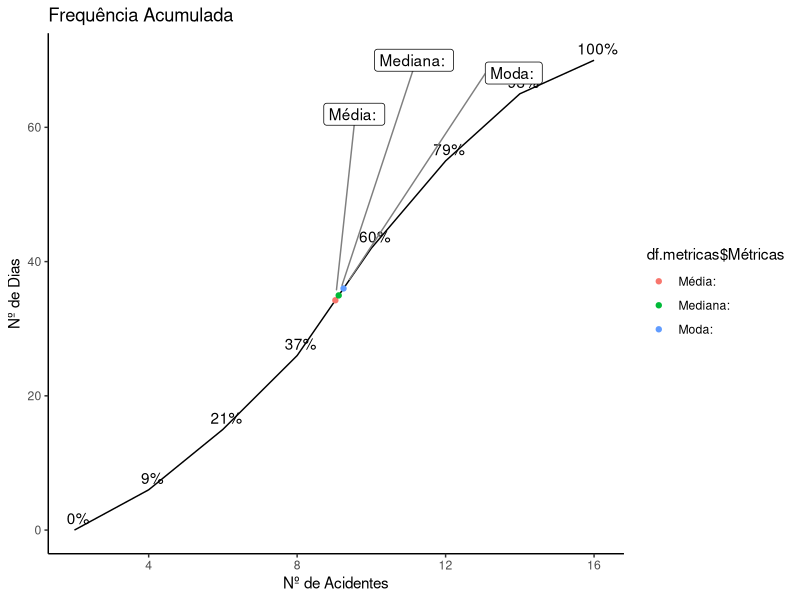
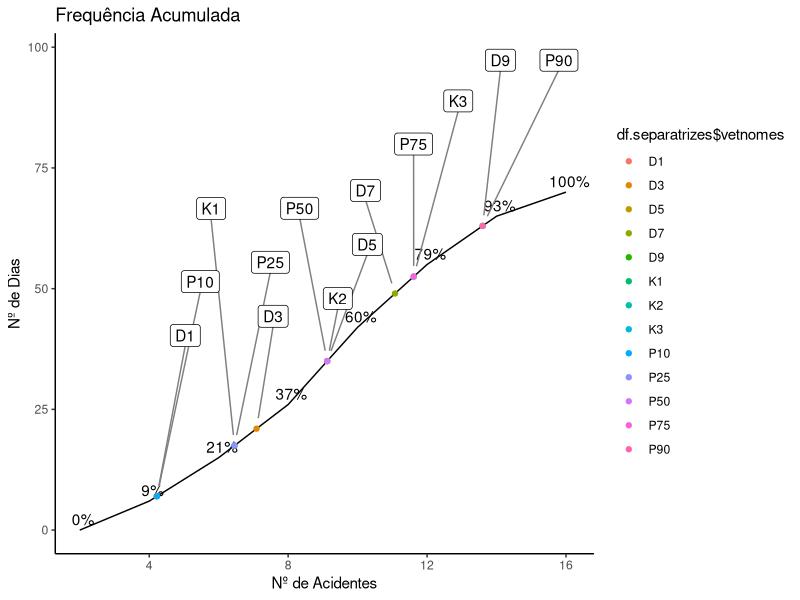

Reproduce these figures in R, in order.
#Atividade 01

library(formattable)
library(ggplot2)
library(ggrepel)



#====================================== Funções
isEmpty <- function(x) {
  return(length(x)==0)
}

retornaLimiteInf <- function(idx){
  lim.inf <- toString(df$variavel[idx])
  matches <- regmatches(lim.inf, regexpr("[[:digit:]]+", lim.inf))
  lim.inf <- as.numeric(unlist(matches))
  return(lim.inf)
  
}

calcSeparatriz <- function(sep){
  vet.sep <- vector(mode="numeric", length=0)
  for(i in 1:(sep - 1)){
    sep.classe <- (i*sum(df$fi))/sep
    
    x <- vector(mode="numeric", length=0)
    for(j in df$Fi){
      if(sep.classe < j){
        x <- append(x, j)
      }
    }
    idx.classe.sep <- match(min(x), df$Fi)
    
    sep.Fant <- df$Fi[idx.classe.sep - 1]
    if (isEmpty(sep.Fant)) {
      sep.Fant <- 0
    }
    
    sep.li <- retornaLimiteInf(idx.classe.sep)
    sep.fi <- df$fi[idx.classe.sep]
    
    sep.calc <- ((((((sum(df$fi)*i)/sep)-sep.Fant)*hi)/sep.fi)+sep.li)
    vet.sep <- append(vet.sep, sep.calc)
  }
  return(vet.sep)
}

recuperaLimites <- function(vet){
  variaveis <- vector(mode="numeric", length=0)
  for(i in vet){
    i <- toString(i)
    matches <- regmatches(i, gregexpr("[[:digit:]]+", i))
    numeros <- as.numeric(unlist(matches))
    variaveis <- append(variaveis, numeros)
  }
  return(unique(variaveis))
  
}

descobreFuncao <- function(vet, vetx, vety){
  
  valores.y <- vector(mode="numeric", length=0)
  for(i in vet){
    idx <- 0
    for(j in vetx){
      if(i < j){
        idx <- match(j,vetx)
        break
      }

    }
    xant <- vetx[idx - 1]
    xpos <- vetx[idx]
    yant <- vety[idx -1]
    ypos <- vety[idx]
    
    a <- ((ypos - yant)/(xpos - xant))
    b <- yant - (a * xant)
    
    y <- a*i + b
    
    valores.y <- append(valores.y, y)
    
  }
  return(valores.y)
}

#====================================== Criação do dataframe

#informe os valores dos intervalos
variavel <- c("[2,4[", "[4,6[", "[6,8[","[8,10[", "[10,12[", "[12,14[", "[14,16[")
#informe os valores da frequência simples
fi <- c(6,9,11,16,13,10,5)
#informe os nomes das colunas
nomes.colunas <- c("Nº de Acidentes","Nº de Dias")
#informe o valor da amplitude do intervalo
hi <- 2
variacao <- 1

xi <- (recuperaLimites(variavel) +(hi/2))[1:length(fi)]
df = data.frame(variavel, fi, xi)
rm(variavel, fi)

df <- transform(df,  fri = round((prop.table(fi)), digits = 2), Fi = cumsum(fi))
df <- transform(df, fri.percent = fri*100, fri.grau = fri*360, Fri = round(Fi / sum(df$fi), digits = 2))
df <- transform(df, Fri.percent = Fri *100, Fri.grau = Fri*360, fxi = fi * xi)

variaveis.valores <- recuperaLimites(df$variavel)
df.apresentacao <- df
names(df.apresentacao)[1] <- nomes.colunas[1]
names(df.apresentacao)[2] <- nomes.colunas[2]

parametro <- c("Somatória Frequência: ", "Nº Total de Linhas: ", "Amplitude Total: ", "Amplitude Amostral: ", "Amplitude Intervalo: " )
valores <- c(sum(df$fi), length(df$variavel), (max(variaveis.valores)-min(variaveis.valores)), 
             (max(variaveis.valores) - variacao - min(variaveis.valores)), hi)


df.infos <- data.frame(parametro, valores)
colnames(df.infos) <- c("Parâmetros", "Valores")
rm(parametro, valores, variacao)


#====================================== Calculos Medidas Estatísticas

#media
Me <- sum(df$fxi)/sum(df$fi)

#Moda
Classe.Mo <- max(df$fi)
idx.classe.Mo <- match(Classe.Mo, df$fi)



Mo.fant <- df$fi[idx.classe.Mo - 1]

if (isEmpty(Mo.fant)) {
  Mo.fant <- 0
}

Mo.fpos <- df$fi[idx.classe.Mo + 1]

if (isEmpty(Mo.fpos)) {
  Mo.fpos <- 0
}

Mo.D1 <- Classe.Mo - Mo.fant
Mo.D2 <- Classe.Mo - Mo.fpos

Mo.li <- toString(df$variavel[idx.classe.Mo])
valor.string <- regmatches(Mo.li, regexpr("[[:digit:]]+", Mo.li))
Mo.li <- as.numeric(unlist(valor.string))

Mo <- (Mo.li + ((Mo.D1/(Mo.D1+Mo.D2))*hi))

rm(Classe.Mo, idx.classe.Mo, Mo.fant, Mo.fpos, Mo.D1, Mo.D2, Mo.li, valor.string)

#Mediana
Classe.Md <- sum(df$fi)/2

x <- vector(mode="numeric", length=0)
for(i in df$Fi){
  
  if(Classe.Md < i){
    x <- append(x, i)
  }
}

idx.classe.Md <- match(min(x), df$Fi)

Md.Fant <- df$Fi[idx.classe.Md - 1]

if (isEmpty(Md.Fant)) {
  Md.Fant <- 0
}

Md.li <- toString(df$variavel[idx.classe.Md])
valor.string <- regmatches(Md.li, regexpr("[[:digit:]]+", Md.li))
Md.li <- as.numeric(unlist(valor.string))

Md.fi <- df$fi[idx.classe.Md]

Md <- (((((sum(df$fi)/2) - Md.Fant)/Md.fi)*hi)+Md.li)

rm(Classe.Md, x, i, idx.classe.Md, Md.Fant, Md.li,valor.string, Md.fi)

nomes <- c("Média: ", "Moda: ", "Mediana: ")
valores <- c(Me, Mo, Md)

df.metricas <- data.frame(nomes, valores)
df.metricas$valores <- round(df.metricas$valores, 2)
colnames(df.metricas) <- c("Métricas", "Valores")

rm(nomes, valores)
#====================================== Calculos Separatrizes
  
K <- calcSeparatriz(4)
D <- calcSeparatriz(10)
P <- calcSeparatriz(100)

vetK <- c(K)
vetD <- c(D[c(1,3,5,7,9)])
vetP <- P[c(10,25,50,75,90)]
vetValores <- c(vetK, vetD, vetP)

vetnomes <- c("K1","K2","K3","D1","D3","D5","D7","D9","P10","P25","P50","P75","P90")

df.separatrizes <- data.frame(vetnomes, vetValores)

rm(vetK, vetD, vetP, vetValores, vetnomes, K, D, P)
#====================================== Criação do Histograma
hist <- ggplot(data=df, aes(x=variavel, y=fi))
hist <- hist + geom_col(color='black', fill = 'blue') +   
  geom_text(stat = 'identity', aes(label = fri.percent,y = fi + 0.5, x = variavel, vjust = -0.2))

hist <- hist +   
  xlab(nomes.colunas[1]) + 
  ylab(nomes.colunas[2]) +
  ggtitle("Histograma") +
  theme(axis.title.x = element_text(color="Black", size=15),
        axis.title.y = element_text(color="Black", size=15),
        axis.text.x = element_text(size=10),
        axis.text.y = element_text(size=10),
        
        legend.title = element_text(size=12),
        legend.text = element_text(size=10),
        legend.position = c(1,1),
        legend.justification = c(1,1),
        
        plot.title = element_text(color="Black",
                                  size=20,
                                  family="Courier"))


#====================================== Criação do polígono frequeência simples x ponto médio
fi.extendido <- df$fi
fi.extendido <- append(fi.extendido, 0, 0)
fi.extendido <- append(fi.extendido, 0)

xi.extendido <- df$xi
xi.extendido <- append(xi.extendido, (min(xi.extendido)-hi), 0)
xi.extendido <- append(xi.extendido, ((max(xi.extendido)+hi)))


fri.percent.extendido <- df$fri.percent
fri.percent.extendido <- append(fri.percent.extendido, 0, 0)
fri.percent.extendido <- append(fri.percent.extendido, 0)

df.extendido <- data.frame(fi.extendido, xi.extendido, fri.percent.extendido)


poli.freq.simples <- ggplot(data=df.extendido, aes(x=xi.extendido, y=fi.extendido))
poli.freq.simples <- poli.freq.simples + geom_line() +
  geom_text(data = df.extendido, stat = 'identity', aes(label = fri.percent.extendido,y = fi.extendido + 0.5, x = xi.extendido + 0.1, vjust = -0.2))+
  scale_x_continuous(nomes.colunas[1], breaks = df.extendido$xi.extendido)

poli.freq.simples <- poli.freq.simples +  
  xlab(nomes.colunas[1]) + 
  ylab(nomes.colunas[2]) +
  ggtitle("Frequência x Ponto central") +
  theme(axis.title.x = element_text(color="Black", size=15),
        axis.title.y = element_text(color="Black", size=15),
        axis.text.x = element_text(size=10),
        axis.text.y = element_text(size=10),
        
        legend.title = element_text(size=12),
        legend.text = element_text(size=10),
        legend.position = c(1,1),
        legend.justification = c(1,1),
        
        plot.title = element_text(color="Black",
                                  size=20,
                                  family="Courier"))
rm(fi.extendido, xi.extendido, fri.percent.extendido, df.extendido)
#====================================== Criação polígono frequência acumulada Métricas

df
Fri.percent <- append(df$Fri.percent, 0,0)
Fi <- append(df$Fi, 0,0)

df.poli.freq.acumulada <- data.frame(variaveis.valores, Fri.percent, Fi)

poli.freq.acumulada <- ggplot()
poli.freq.acumulada <- poli.freq.acumulada + geom_line(data = df.poli.freq.acumulada, aes(x = variaveis.valores, y= Fi, group = 1)) + 
  geom_text(stat = 'identity', aes(label = percent((Fri.percent/100),digits = 0),y = Fi + 0.5, x = variaveis.valores + 0.1, vjust = -0.2))

poli.freq.acumulada <- poli.freq.acumulada +  
  xlab(nomes.colunas[1]) + 
  ylab(nomes.colunas[2]) +
  ggtitle("Frequência Acumulada") +
  theme(axis.title.x = element_text(color="Black", size=15),
        axis.title.y = element_text(color="Black", size=15),
        axis.text.x = element_text(size=10),
        axis.text.y = element_text(size=10),
        
        legend.title = element_text(size=12),
        legend.text = element_text(size=10),
        legend.position = c(1,1),
        legend.justification = c(1,1),
        
        plot.title = element_text(color="Black",
                                  size=20,
                                  family="Courier"))

valores.y <- descobreFuncao(df.metricas$Valores, variaveis.valores, Fi)
poli.freq.acumulada <- poli.freq.acumulada + 
  geom_point(aes(x=df.metricas$Valores, y=valores.y,color=df.metricas$Métricas)) + 
  geom_label_repel(aes(x=df.metricas$Valores, y=valores.y,label = df.metricas$Métricas),
                   nudge_x = 1,
                   nudge_y = 32,
                   box.padding   = 0.8, 
                   point.padding = 1,
                   segment.color = 'grey50') +
  theme_classic()

poli.freq.acumulada
rm(Fri.percent, Fi, df.poli.freq.acumulada, valores.y)



#====================================== Criação polígono frequência acumulada Separatrizes


Fri.percent <- append(df$Fri.percent, 0,0)
Fi <- append(df$Fi, 0,0)

df.poli.freq.acumulada <- data.frame(variaveis.valores, Fri.percent, Fi)

poli.freq.acumulada <- ggplot()
poli.freq.acumulada <- poli.freq.acumulada + geom_line(data = df.poli.freq.acumulada, aes(x = variaveis.valores, y= Fi, group = 1)) + 
  geom_text(stat = 'identity', aes(label = percent((Fri.percent/100),digits = 0),y = Fi + 0.5, x = variaveis.valores + 0.1, vjust = -0.2))

poli.freq.acumulada <- poli.freq.acumulada +  
  xlab(nomes.colunas[1]) + 
  ylab(nomes.colunas[2]) +
  ggtitle("Frequência Acumulada") +
  theme(axis.title.x = element_text(color="Black", size=15),
        axis.title.y = element_text(color="Black", size=15),
        axis.text.x = element_text(size=10),
        axis.text.y = element_text(size=10),
        
        legend.title = element_text(size=12),
        legend.text = element_text(size=10),
        legend.position = c(1,1),
        legend.justification = c(1,1),
        
        plot.title = element_text(color="Black",
                                  size=20,
                                  family="Courier"))

valores.y <- descobreFuncao(df.separatrizes$vetValores, variaveis.valores, Fi)
poli.freq.acumulada <- poli.freq.acumulada + 
  geom_point(aes(x=df.separatrizes$vetValores, y=valores.y,color=df.separatrizes$vetnomes)) + 
  geom_label_repel(aes(x=df.separatrizes$vetValores, y=valores.y,label = df.separatrizes$vetnomes),
                   nudge_x = 1,
                   nudge_y = 35,
                   box.padding   = 0.8, 
                   point.padding = 1,
                   segment.color = 'grey50') +
  theme_classic()

poli.freq.acumulada
rm(Fri.percent, Fi, df.poli.freq.acumulada, valores.y)




#====================================== Criação Gráfico Circular

grafico.barras<- ggplot(df, aes(x="", y=fi, fill=variavel)) + geom_bar(width = 1, stat = "identity")
grafico.circular <- grafico.barras + coord_polar("y", start=0)
grafico.circular <- grafico.circular + geom_text(data=df, aes(label = percent(fri,digits = 0)), size=5, x=1, position = position_stack(vjust = 0.4))

rm(grafico.barras)
